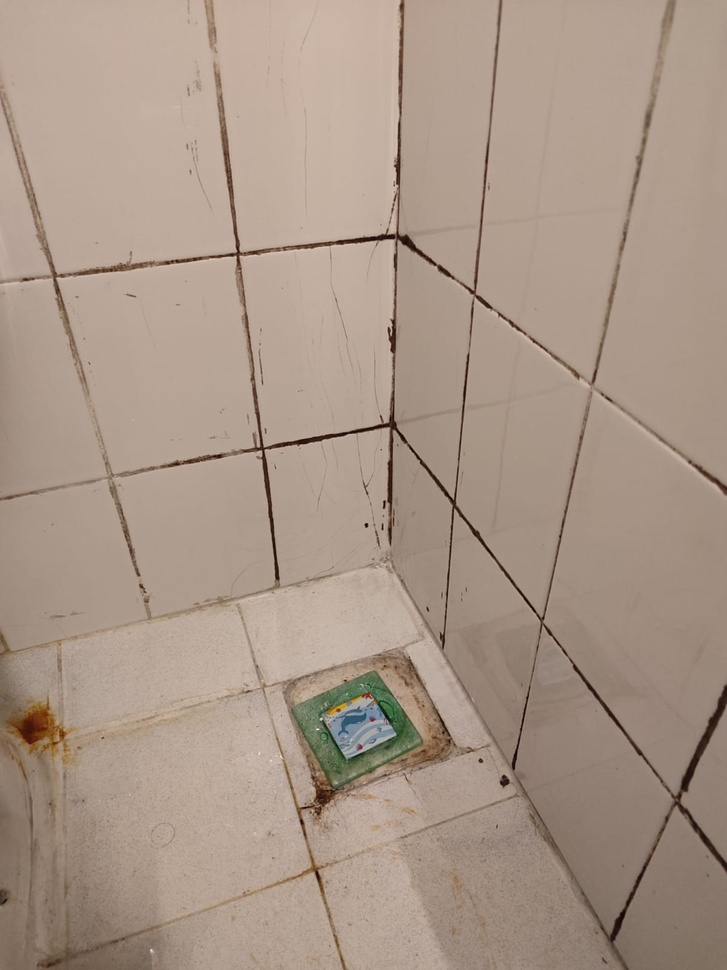
#> input picture tiles.jpeg, 727 x 970 px, shrunk from 1200 x 1600 before the run
$ python main.py
#> lines starting #> are read from the running program, lines starting #| are printed output that depends on the picture
# Author Furkan Ülke
# CMPE 538 - Assignment 1
# Camera Geometry Estimation
# Date: 2024-03-14

# Importing the required libraries
import matplotlib.pyplot as plt
import numpy as np

# Sample coordinates, I averaged the two samples to get a better result
"""
sample1 = [(93.00649350649348, 466.5995670995669), (393.8722943722943, 423.3095238095236),
           (183.91558441558436, 797.7683982683982), (434.9978354978356, 747.9848484848483),
           (789.9761904761905, 496.90259740259717), (980.4523809523811, 648.4177489177489),
           (753.1796536796538, 841.0584415584415), (898.2012987012987, 1038.0281385281385),
           (1118.9805194805194, 1343.2229437229437), (434.9978354978356, 1144.0887445887447),
           (99.49999999999989, 1232.8333333333333), (517.2489177489177, 1442.7900432900433),
           (114.65151515151513, 1589.9761904761906)]

sample2 = [(93.00649350649348, 464.4350649350647), (396.0367965367965, 429.80303030303),
           (188.24458874458867, 797.7683982683982), (434.9978354978356, 750.1493506493505),
           (787.8116883116883, 496.90259740259717), (980.4523809523811, 650.5822510822509),
           (757.508658008658, 843.2229437229437), (900.3658008658009, 1044.5216450216449),
           (1118.9805194805194, 1330.2359307359307), (434.9978354978356, 1139.7597402597403),
           (103.8290043290043, 1224.1753246753246), (523.7424242424241, 1442.7900432900433),
           (112.48701298701292, 1594.3051948051948)]
"""

# Corresponding real and image coordinates
image_coordinates = [(93.00649350649348, 465.5173160173158),
                     (394.9545454545454, 426.5562770562768),
                     (186.08008658008652, 797.7683982683982),
                     (434.9978354978356, 749.0670995670994),
                     (788.8939393939394, 496.90259740259717),
                     (980.4523809523811, 649.4999999999999),
                     (755.3441558441559, 842.1406926406926),
                     (899.2835497835498, 1041.2748917748918),
                     (1118.9805194805194, 1336.7294372294373),
                     (434.9978354978356, 1141.9242424242425),
                     (101.6645021645021, 1228.504329004329),
                     (520.4956709956709, 1442.7900432900433),
                     (113.56926406926402, 1592.1406926406926)
                     ]

real_coordinates = [(29.5, 0, 40),
                    (14.5, 0, 40),
                    (29.5, 0, 20),
                    (14.5, 0, 20),
                    (0, 15, 40),
                    (0, 30, 40),
                    (0, 15, 20),
                    (0, 30, 20),
                    (0, 45, 20),
                    (19.5, 12.5, 0),
                    (39.5, 12.5, 0),
                    (19.5, 32.5, 0),
                    (39.5, 32.5, 0)
                    ]

# Coordinates of the vertices of the cube that we want to place in the image
imaginary_coordinates = np.array([
    [0, 0, 0], [20, 0, 0], [20, 20, 0], [0, 20, 0],  # Bottom face
    [0, 0, 20], [20, 0, 20], [20, 20, 20], [0, 20, 20]  # Top face
])

# Define the edges of the cube as indices of the vertices that form each edge
edges = [
    [0, 1], [1, 2], [2, 3], [3, 0],  # Bottom face edges
    [4, 5], [5, 6], [6, 7], [7, 4],  # Top face edges
    [0, 4], [1, 5], [2, 6], [3, 7]  # Vertical edges connecting bottom and top faces
]


# 3D to 2D projection
def project_3d_to_2d(m, point3d):
    homogeneous_3d = np.append(point3d, 1)
    homogeneous_2d = np.dot(m, homogeneous_3d)
    cartesian_2d = homogeneous_2d / homogeneous_2d[-1]
    x_point, y_point, _ = cartesian_2d
    return x_point, y_point


# Calculate the projection row for a single point correspondence
def calculate_projection_row(image_coordinate, real_coordinate):
    result = [(real_coordinate[0], real_coordinate[1], real_coordinate[2], 1, 0, 0, 0, 0,
               -image_coordinate[0] * real_coordinate[0], -image_coordinate[0] * real_coordinate[1],
               -image_coordinate[0] * real_coordinate[2], -image_coordinate[0]),
              (0, 0, 0, 0, real_coordinate[0], real_coordinate[1], real_coordinate[2], 1,
               -image_coordinate[1] * real_coordinate[0], -image_coordinate[1] * real_coordinate[1],
               -image_coordinate[1] * real_coordinate[2], -image_coordinate[1])]

    return result


# Function to handle mouse click events. It appends the clicked coordinates to the image_coordinates list
# Used only for the first time to get the image coordinates
def onclick(event):
    if event.xdata is not None and event.ydata is not None:
        image_coordinates.append((event.xdata, event.ydata))
        print(f'Clicked at ({event.xdata: .2f}, {event.ydata: .2f})')


# Function to calculate the piecewise average of two arrays
def piecewise_average(array1, array2):
    if len(array1) != len(array2):
        raise ValueError("Arrays must have the same length")

    result = []
    for (x1, y1), (x2, y2) in zip(array1, array2):
        avg_x = (x1 + x2) / 2
        avg_y = (y1 + y2) / 2
        result.append((avg_x, avg_y))

    return result


if __name__ == "__main__":
    # This part is used to get the image coordinates of selected points
    # Only used once to get the image coordinates
    # Uncomment this part and run the code to get your own image coordinates
    """image = plt.imread('tiles.jpeg')

    plt.imshow(image)
    plt.title('Click on the image to get coordinates.')
    plt.axis('on')

    plt.gcf().canvas.mpl_connect('button_press_event', onclick)

    plt.show()
    image_coordinates = piecewise_average(sample1, sample2)
    """

    if len(image_coordinates) != len(real_coordinates):
        raise ValueError("Arrays must have the same length")

    A = []
    # Calculate the projection matrix row by row for each point correspondence
    for image_coordinate_sample, real_coordinate_sample in zip(image_coordinates, real_coordinates):
        A.extend(calculate_projection_row(image_coordinate_sample, real_coordinate_sample))

    A = np.array(A)

    # Perform SVD to get the camera matrix
    U, S, V = np.linalg.svd(A)

    # The camera matrix is the last row of V
    camera_matrix = V[-1, :].reshape(3, 4)

    print("Camera Matrix:"
          "\n", camera_matrix)

    projected_imaginary = []
    # Project the 3D coordinates of the cube to 2D image coordinates
    for point in imaginary_coordinates:
        x, y = project_3d_to_2d(camera_matrix, point)
        projected_imaginary.append((x, y))

    num_points_to_interpolate = 100
    interpolated_points = []
    # Interpolate the lines between the projected 2D points to get a better visualization
    for edge in edges:
        start = projected_imaginary[edge[0]]
        end = projected_imaginary[edge[1]]
        line_points = np.linspace(start, end, num_points_to_interpolate + 1)
        interpolated_points.extend(line_points[:-1])

    # Convert the list of interpolated points to a numpy array
    interpolated_points = np.array(interpolated_points)
    image = plt.imread('tiles.jpeg')
#> image is the input picture: shape (970, 727, 3); mean R, G, B 168.8, 150.1, 135.7
    plt.imshow(image)

    # Plot the projected 2D points and the interpolated lines
    for edge in edges:
        start_point = projected_imaginary[edge[0]]
        end_point = projected_imaginary[edge[1]]
        plt.plot([start_point[0], end_point[0]],
                 [start_point[1], end_point[1]], color='r')

    # Plot the interpolated points
    plt.scatter(interpolated_points[:, 0], interpolated_points[:, 1], color='b', s=5)
    plt.title('Interpolated Points on Original Image')

    # Show the plot
    plt.show()
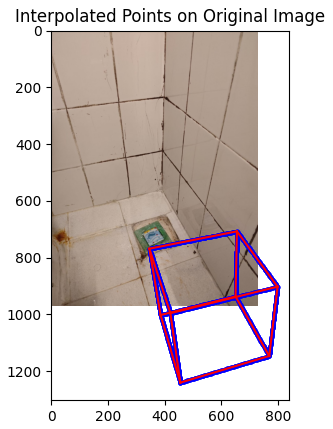
#> figure drawn by matplotlib, 1 panel
